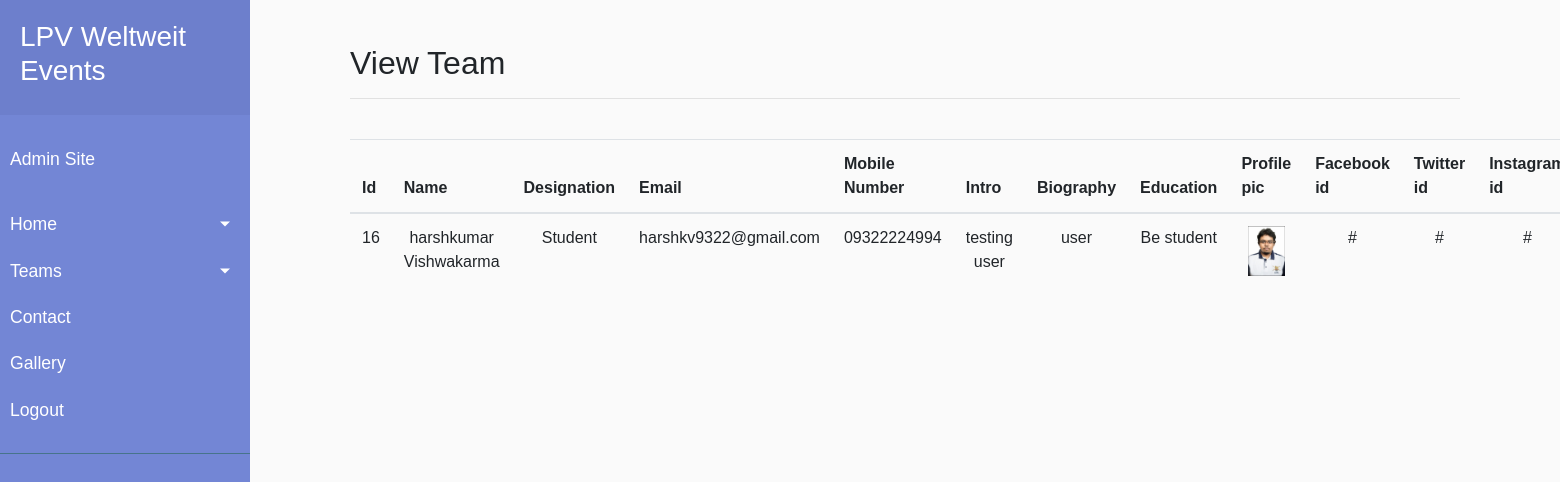
The page /admin/view_team.php (signed in) on the database its author committed.
### tables this page shows
CREATE TABLE `team` (
  `t_id` int(11) NOT NULL,
  `t_name` varchar(255) NOT NULL,
  `t_designation` varchar(255) NOT NULL,
  `t_email` varchar(255) NOT NULL,
  `t_mobile` text NOT NULL,
  `t_intro` mediumtext NOT NULL,
  `t_biography` text NOT NULL,
  `t_education` varchar(255) NOT NULL,
  `t_profile_image` varchar(255) NOT NULL,
  `t_facebook` varchar(255) NOT NULL,
  `t_twitter` varchar(255) NOT NULL,
  `t_instagram` varchar(255) NOT NULL,
  `t_linkedin` varchar(255) NOT NULL
);

### admin/view_team.php (the view, shortened to what this page needs)
<!DOCTYPE html>
<html lang="en">
<head>
    <link rel="stylesheet" href="https://stackpath.bootstrapcdn.com/bootstrap/4.1.0/css/bootstrap.min.css">
    <link rel="stylesheet" href="navbar.css" />
    <?php
        include 'conn.php';
    ?>
</head>
<body>
    <div class="wrapper">
        <nav id="sidebar">
            <div class="sidebar-header">
                <h3>LPV Weltweit Events</h3>
            </div>
            <ul class="list-unstyled components">
                <p>Admin Site</p>
                <li>
                    <a href="#homeSubmenu" data-toggle="collapse" aria-expanded="false" class="dropdown-toggle">Home</a>
                </li>
                <li>
                    <a href="#pageSubmenu" data-toggle="collapse" aria-expanded="false" class="dropdown-toggle">Teams</a>
                </li>
                <li>
                    <a href="view_contact.php">Contact</a>
                </li>
                <li>
                    <a href="add_to_gallery.php">Gallery</a>
                </li>
                <li>
                    <a href="logout.php">Logout</a>
                </li>
            </ul>
        </nav>
        <div id="content">
            <div class="container">
                <br>
                <h2>View Team</h2>
                <hr>
                <br>
                <div>
                    <table class="table">
                        <thead>
                            <tr>
                                <th>Id</th>
                                <th>Name</th>
                                <th>Designation</th>
                                <th>Email</th>
                                <th>Mobile Number</th>
                                <th>Intro</th>
                                <th>Biography</th>
                                <th>Education</th>
                                <th>Profile pic</th>
                                <th>Facebook id</th>
                                <th>Twitter id</th>
                                <th>Instagram id</th>
                            </tr>
                        </thead>
                        <tbody>
                            <?php
                            $select = "SELECT * FROM team";
                            $run = mysqli_query($conn, $select);
                            while ($row_user = mysqli_fetch_array($run)) {
                                $t_id = $row_user['t_id'];
                                $t_name = $row_user['t_name'];
                                $t_designation = $row_user['t_designation'];
                                $t_email = $row_user['t_email'];
                                $t_mobile= $row_user['t_mobile'];
                                $t_intro = $row_user['t_intro'];
                                $t_biography = $row_user['t_biography'];
                                $t_education = $row_user['t_education'];
                                $t_profile_image = $row_user['t_profile_image'];
                                $t_facebook = $row_user['t_facebook'];
                                $t_twitter = $row_user['t_twitter'];
                                $t_instagram = $row_user['t_instagram'];
                            ?>
                                <tr>
                                <td style="text-align:center"><?php echo $t_id; ?></td>
                                    <td style="text-align:center"><?php echo $t_name; ?></td>
                                    <td style="text-align:center"><?php echo $t_designation; ?></td>
                                    <td style="text-align:center"><?php echo $t_email; ?></td>
                                    <td style="text-align:center"><?php echo $t_mobile; ?></td>
                                    <td style="text-align:center"><?php echo $t_intro; ?></td>
                                    <td style="text-align:center"><?php echo $t_biography; ?></td>
                                    <td style="text-align:center"><?php echo $t_education; ?></td>
                                    <td style="text-align:center"><a href="team_profile_picture/<?php echo $t_profile_image; ?>"><img src="team_profile_picture/<?php echo $t_profile_image; ?>" height="50px" ;></a></td>
                                    <td style="text-align:center"><?php echo $t_facebook; ?></td>
                                    <td style="text-align:center"><?php echo $t_twitter; ?></td>
                                    <td style="text-align:center"><?php echo $t_instagram; ?></td>
                                </tr>
                            <?php } ?>
                        </tbody>
                    </table>
                </div>
            </div>
        </div>
</body>
</html>

### admin/navbar.css (style rules this page uses)
body { background-color: black; }
body { font-family: 'Poppins', sans-serif; background: #fafafa; }
p { font-family: 'Poppins', sans-serif; font-size: 1.1em; font-weight: 300; line-height: 1.7em; color: #999; }
a, a:hover, a:focus { color: inherit; text-decoration: none; transition: all 0.3s; }
.wrapper { display: flex; width: 100%; align-items: stretch; }
#sidebar { min-width: 250px; max-width: 250px; background: #7386D5; color: #fff; transition: all 0.3s; }
#sidebar .sidebar-header { padding: 20px; background: #6d7fcc; }
#sidebar ul.components { padding: 20px 0; border-bottom: 1px solid #47748b; }
#sidebar ul p { color: #fff; padding: 10px; }
#sidebar ul li a { padding: 10px; font-size: 1.1em; display: block; }
a[data-toggle="collapse"] { position: relative; }
.dropdown-toggle::after { display: block; position: absolute; top: 50%; right: 20px; transform: translateY(-50%); }
#content { width: 100%; padding: 20px; min-height: 100vh; transition: all 0.3s; }

### rows shown on the page
team: t_id "16", t_name "harshkumar Vishwakarma", t_designation "Student", t_email "harshkv9322@gmail.com", t_mobile "09322224994", t_intro "testing user", t_biography "user", t_education "Be student", t_profile_image (picture), t_facebook "#", t_twitter "#", t_instagram "#"
